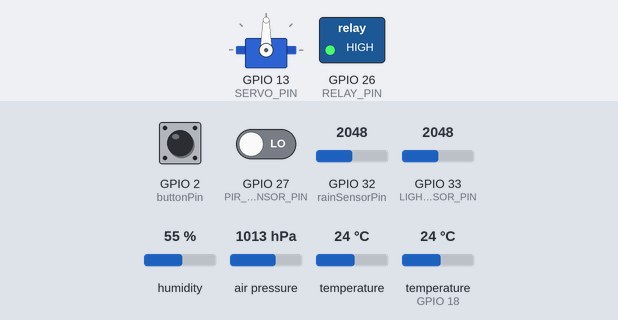
The sketch below on a simulated ESP32. Parts: servo, switched loads named in the sketch (green lamp = pin HIGH). Inputs (shaded band) come from the test bench; at power-on: GPIO 33 (LIGHT_SENSOR_PIN) = 2048, GPIO 27 (PIR_SENSOR_PIN) LOW, GPIO 2 (buttonPin) HIGH, GPIO 32 (rainSensorPin) = 2048, humidity 55 %, air pressure 1013 hPa, temperature 24 °C, temperature (sensor on GPIO 18) 24 °C. WiFi joins after 1.5 s; servers stay silent unless stated; web services answer with replies made up by the test bench; what the sketch prints to the serial monitor is not drawn.

Above: at 3.2 s.
3.3 s: GPIO 33 (LIGHT_SENSOR_PIN) set to 1979
At 4.9 s:
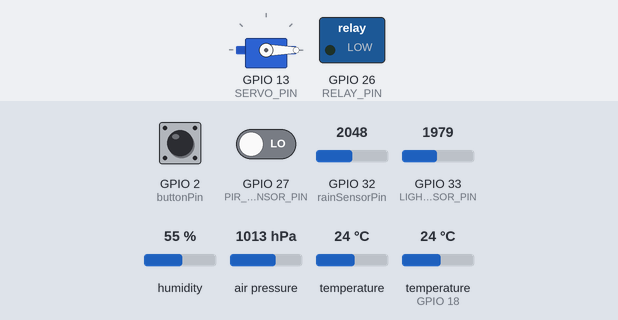
5.2 s: GPIO 27 (PIR_SENSOR_PIN) driven HIGH
At 7.1 s:
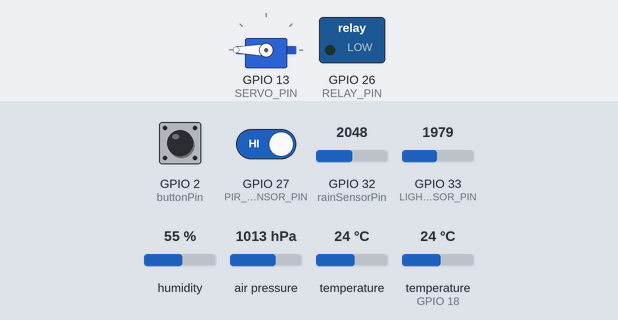
7.4 s: GPIO 33 (LIGHT_SENSOR_PIN) set to 2085
At 9.2 s:
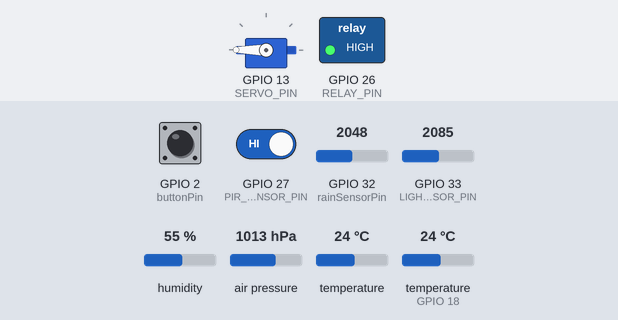
9.6 s: GPIO 33 (LIGHT_SENSOR_PIN) set to 2005
At 11.3 s:
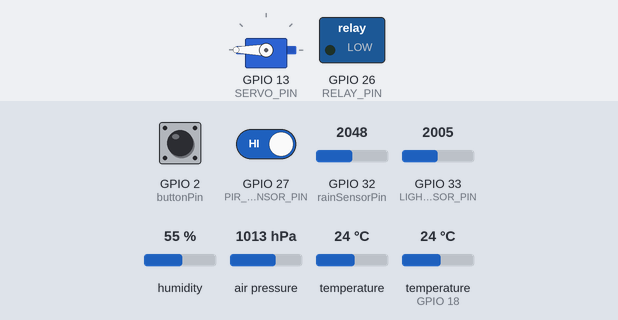
11.8 s: GPIO 33 (LIGHT_SENSOR_PIN) set to 2866
At 13.3 s:
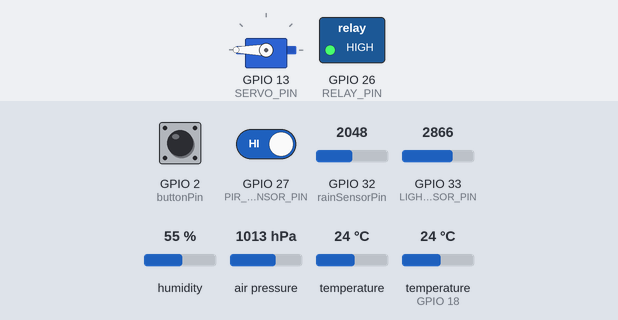
Timing chart, 0 to 14.8 s (numbered marks = the images above; inputs shaded):
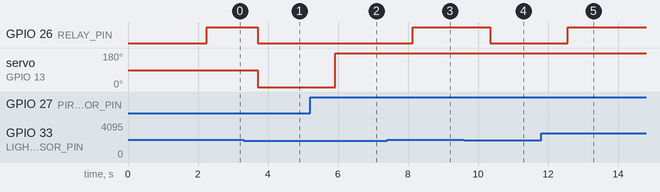

Measured:
- the behaviour switches between 2046 and 2045 on GPIO 33 (LIGHT_SENSOR_PIN) (found by bisection; images 0 and 1)
- after the input at 3.3 s, GPIO 26 (RELAY_PIN): HIGH → LOW after 0.41 s; servo on GPIO 13 (SERVO_PIN): 90° → 0° after 0.41 s
- after the input at 5.2 s, servo on GPIO 13 (SERVO_PIN): 0° → 180° after 0.72 s
- after the input at 7.4 s, GPIO 26 (RELAY_PIN): LOW → HIGH after 0.74 s
- after the input at 9.6 s, GPIO 26 (RELAY_PIN): HIGH → LOW after 0.75 s
- after the input at 11.8 s, GPIO 26 (RELAY_PIN): LOW → HIGH after 0.76 s

The sketch:

main.ino
```cpp
//ESP32 combine code
// created by Amit Kumar Singh

#include <Wire.h>
#include <Adafruit_BMP085.h>
#include "DHT.h"
#include <WiFi.h>
#include <HTTPClient.h>
#include <ESP32Servo.h>

#define DHT11PIN 18
#define DHTTYPE DHT11
#define LIGHT_SENSOR_PIN 33
#define SERVO_PIN 13
#define PIR_SENSOR_PIN 27
#define RELAY_PIN 26

const char* ssid = "Project";
const char* password = "12345678";
const char* server = "api.thingspeak.com";
const String apiKey = "OEL5UOKAN250I5UT";

const int rainSensorPin = 32; // Rain sensor pin

Adafruit_BMP085 bmp;
DHT dht(DHT11PIN, DHTTYPE);
Servo myServo;

int buttonPin = 2;
int buttonState = 0;
int displayMode = 1;

void setup() {
  Serial.begin(115200);
  pinMode(buttonPin, INPUT_PULLUP);
  pinMode(PIR_SENSOR_PIN, INPUT);
  pinMode(RELAY_PIN, OUTPUT);
  myServo.attach(SERVO_PIN);
  digitalWrite(RELAY_PIN, LOW); // Ensure relay is initially off

  Serial.println("Initializing...");

  WiFi.begin(ssid, password);

  while (WiFi.status() != WL_CONNECTED) {
    delay(1000);
    Serial.println("Connecting to WiFi...");
  }

  if (!bmp.begin()) {
    Serial.println("Could not find a valid BMP085/BMP180 sensor, check wiring!");
    while (1) {}
  }

  dht.begin();
}

void loop() {
  buttonState = digitalRead(buttonPin);

  if (buttonState == LOW) {
    changeDisplayMode();
    delay(500);
  }

  if (WiFi.status() == WL_CONNECTED) {
    // Read Weather Data
    float temperatureBMP = bmp.readTemperature();
    float pressure = bmp.readPressure();
    float temperatureDHT = dht.readTemperature();
    float humidity = dht.readHumidity();
    int rainSensorValue = analogRead(rainSensorPin);
    int analogValue = analogRead(LIGHT_SENSOR_PIN);

    // Display Weather Data on Serial Monitor
    Serial.println("Weather Data:");
    Serial.print("Temperature (BMP180): ");
    Serial.print(temperatureBMP);
    Serial.println(" *C");
    Serial.print("Temperature (DHT11): ");
    Serial.print(temperatureDHT);
    Serial.println(" *C");
    Serial.print("Pressure: ");
    Serial.print(pressure);
    Serial.println(" Pa");
    Serial.print("Humidity: ");
    Serial.print(humidity);
    Serial.println("%");
    Serial.print("Rain Sensor: ");
    Serial.println(rainSensorValue);
    Serial.print("Analog Value (LDR): ");
    Serial.println(analogValue);

    // Send Weather Data to ThingSpeak
    sendDataToThingSpeak(temperatureBMP, temperatureDHT, pressure, humidity, rainSensorValue, analogValue);

    // Read PIR Data
    int pirValue = digitalRead(PIR_SENSOR_PIN);

    Serial.print("PIR Value = ");
    Serial.print(pirValue);

    if (analogValue > 2045) {
      Serial.println(" => Bright");
      digitalWrite(RELAY_PIN, HIGH); // Turn relay off
    } else {
      Serial.println(" => Dark");
      digitalWrite(RELAY_PIN, LOW); // Turn relay on

      if (pirValue == HIGH) {
        myServo.write(180); // Move servo to 180 degrees
      } else {
        myServo.write(0); // Move servo to 0 degrees
      }
    }

    delay(500); // Delay between data readings
  }
}

void sendDataToThingSpeak(float temperatureBMP, float temperatureDHT, float pressure, float humidity, int rainSensorValue, int analogValue) {
  if (WiFi.status() == WL_CONNECTED) {
    HTTPClient http;

    String url = "http://api.thingspeak.com/update?api_key=" + apiKey;
    url += "&field1=" + String(temperatureBMP);
    url += "&field2=" + String(temperatureDHT);
    url += "&field3=" + String(pressure);
    url += "&field4=" + String(humidity);
    url += "&field5=" + String(rainSensorValue);
    url += "&field6=" + String(analogValue);

    Serial.println("Sending data to ThingSpeak...");
    Serial.println(url);

    http.begin(url);

    int httpResponseCode = http.GET();

    if (httpResponseCode == 200) {
      Serial.println("Data sent to ThingSpeak successfully!");
    } else {
      Serial.print("Error code: ");
      Serial.println(httpResponseCode);
    }

    http.end();
  } else {
    Serial.println("WiFi Disconnected! Unable to send data to ThingSpeak.");
  }
}

void changeDisplayMode() {
  displayMode++;

  if (displayMode > 5) {
    displayMode = 1;
  }
}
```
